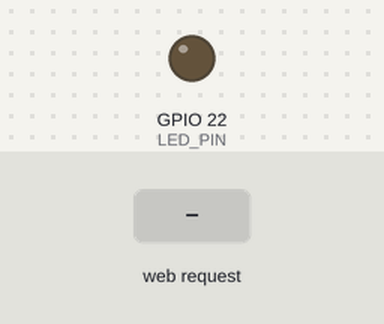
Bench run of a program on a simulated ESP32. Parts: output pins drawn as LEDs (lit = HIGH). The inputs (shaded band) are chosen by the test bench. WiFi joins after 1.5 s; servers stay silent unless stated; what the program prints to the serial monitor is not drawn.

Above: at 2.7 s.
2.8 s: HTTP request GET /22/on received
At 4.0 s:
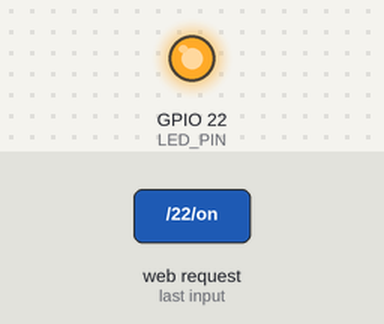
4.3 s: HTTP request GET /22/off received
At 5.3 s:
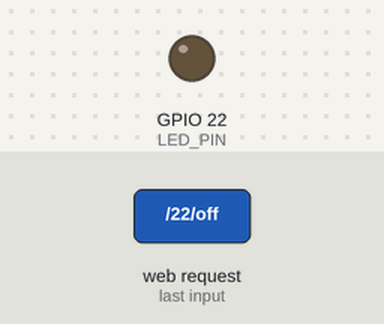
Timing chart, 0 to 7.3 s (numbered marks = the images above; inputs shaded):
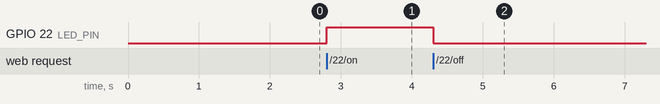

The program:

main.cpp
```cpp
#include <Arduino.h>
#include <WiFi.h>

const char *SSID = "WIFINAME";
const char *PASSWORD = "WIFIPASSWORD";
const int WIFI_TIME_OUT = 2000;
const int LED_PIN = 22;

String output22State = "off";

WiFiServer server(80);
String header;

void setup() {
  Serial.begin(9600);

  pinMode(LED_PIN, OUTPUT);

  Serial.println("Connecting to WiFi");
  Serial.println(SSID);

  WiFi.mode(WIFI_STA);
  WiFi.begin(SSID, PASSWORD);

  unsigned long startAttemp = millis();

  while (WiFi.status() != WL_CONNECTED && millis() - startAttemp < WIFI_TIME_OUT) {
    Serial.print(".");
    delay(100);
  }


  if(WiFi.status() != WL_CONNECTED){
    Serial.println("Failed to connect to WiFi!");
  } else {
    Serial.println();
    Serial.println("Connected!");
    Serial.println(WiFi.localIP());
    server.begin();
  }


}

void loop() {
  WiFiClient client = server.available();

  if(client) {
    Serial.println("New client connected!");
    String line = "";

    while (client.connected())
    {
      if(client.available()){
        char c = client.read();
        Serial.write(c);
        header += c;

        if(c == '\n'){

          if(line.length() == 0){
            client.println("HTTP/1.1 200 OK");
            client.println("Content-type:text/html");
            client.println("Connection: close");
            client.println();


            if(header.indexOf("GET /22/on") >= 0){
              output22State = "on";
              digitalWrite(LED_PIN, HIGH);
            } else if(header.indexOf("GET /22/off") >= 0){
              output22State = "off";
              digitalWrite(LED_PIN, LOW);
            }

            client.println("<!DOCTYPE html><html>");
            client.println("<head><meta name=\"viewport\" content=\"width=device-width, initial-scale=1\">");
            client.println("<link rel=\"icon\" href=\"data:,\">");

            client.println("<style>html { font-family: Helvetica; display: inline-block; margin: 0px auto; text-align: center;}");
            client.println(".button { background-color: #4CAF50; border: none; color: white; padding: 16px 40px;");
            client.println("text-decoration: none; font-size: 30px; margin: 2px; cursor: pointer;}");
            client.println(".button2 {background-color: #555555;}</style></head>");

            client.println("<body><h1>ESP32 Diode NapicuTest</h1>");

            if (output22State=="off") {
              client.println("<p><a href=\"/22/on\"><button class=\"button\">ON</button></a></p>");
            } else {
              client.println("<p><a href=\"/22/off\"><button class=\"button button2\">OFF</button></a></p>");
            }

            client.println("</body></html>");

            client.println();
            break;
          } else {
            line = "";
          }
        } else if (c != '\r'){
          line += c;
        }
      }
    }

    header = "";
    // Close the connection
    client.stop();
    Serial.println("Client disconnected.");
    Serial.println("");

  }
}
```

Measured:
- after the input at 2.8 s, GPIO 22 (LED_PIN): LOW → HIGH at once
- after the input at 4.3 s, GPIO 22 (LED_PIN): HIGH → LOW at once
